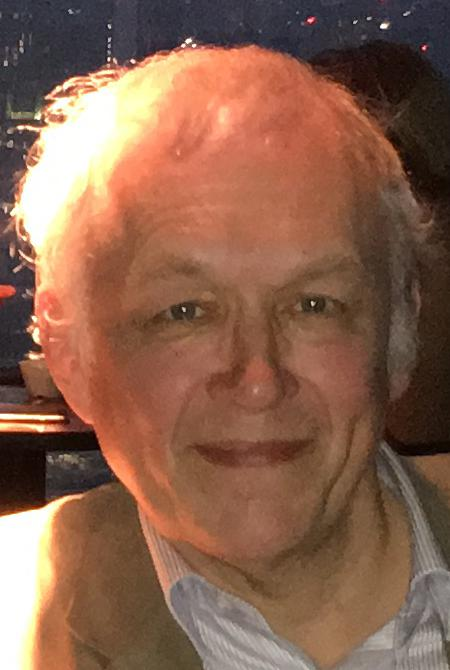
#> input picture Level 3/12 Scientific Libraries/04 SciKitImage/images/chris.jpg, 450 x 670 px, found by its file name
$ jupyter execute --allow-errors B08_SciKitImage.ipynb
#> lines starting #> are read from the running program, lines starting #| are printed output that depends on the picture
<div style="color:red;background-color:black">
Diamond Light Source
<br style="color:red;background-color:antiquewhite"><h1>Python Libraries: SciKitImage</h1>

©2000-23 Chris Seddon
</div>

## 1
SciKitImage is a library that performs a number of image processing transformations on images.  All images, once read into memory are stored as Numpy arrays.  Images can be full color or monochrome.

To get the feel of what an image looks like in memory, consider the following Numpy array:

[cell 1]
import numpy as np
import matplotlib.pyplot as plt
plt.subplots(dpi=72*2)

data = np.array(
      [[ 25,  30,  35,  40,  45,  50,  55,  60,  65,  70,  75,  80,  85,  90,  95, 100, 105, 110, 115, 120],
       [ 30,  36,  42,  48,  54,  60,  66,  72,  78,  84,  90,  96, 102, 108, 114, 120, 126, 132, 138, 144],
       [ 35,  42,  49,  56,  63,  70,  77,  84,  91,  98, 105, 112, 119, 126, 133, 140, 147, 154, 161, 168],
       [ 40,  48,  56,  64,  72,  80,  88,  96, 104, 112, 120, 128, 136, 144, 152, 160, 168, 176, 184, 192],
       [ 45,  54,  63,  72,  81,  90,  99, 108, 117, 126, 135, 144, 153, 162, 171, 180, 189, 198, 207, 216],
       [ 50,  60,  70,  80,  90, 100, 110, 120, 130, 140, 150, 160, 170, 180, 190, 200, 210, 220, 230, 240],
       [ 55,  66,  77,  88,  99, 110, 121, 132, 143, 154, 165, 176, 187, 198, 209, 220, 231, 242, 253,   8],
       [ 60,  72,  84,  96, 108, 120, 132, 144, 156, 168, 180, 192, 204, 216, 228, 240, 252,   8,  20,  32],
       [ 65,  78,  91, 104, 117, 130, 143, 156, 169, 182, 195, 208, 221, 234, 247,   4,  17,  30,  43,  56],
       [ 70,  84,  98, 112, 126, 140, 154, 168, 182, 196, 210, 224, 238, 252,  10,  24,  38,  52,  66,  80],
       [ 75,  90, 105, 120, 135, 150, 165, 180, 195, 210, 225, 240, 255,  14,  29,  44,  59,  74,  89, 104],
       [ 80,  96, 112, 128, 144, 160, 176, 192, 208, 224, 240,   0,  16,  32,  48,  64,  80,  96, 112, 128],
       [ 85, 102, 119, 136, 153, 170, 187, 204, 221, 238, 255,  16,  33,  50,  67,  84, 101, 118, 135, 152],
       [ 90, 108, 126, 144, 162, 180, 198, 216, 234, 252,  14,  32,  50,  68,  86, 104, 122, 140, 158, 176],
       [ 95, 114, 133, 152, 171, 190, 209, 228, 247,  10,  29,  48,  67,  86, 105, 124, 143, 162, 181, 200],
       [100, 120, 140, 160, 180, 200, 220, 240,   4,  24,  44,  64,  84, 104, 124, 144, 164, 184, 204, 224],
       [105, 126, 147, 168, 189, 210, 231, 252,  17,  38,  59,  80, 101, 122, 143, 164, 185, 206, 227, 248],
       [110, 132, 154, 176, 198, 220, 242,   8,  30,  52,  74,  96, 118, 140, 162, 184, 206, 228, 250,  16],
       [115, 138, 161, 184, 207, 230, 253,  20,  43,  66,  89, 112, 135, 158, 181, 204, 227, 250,  17,  40],
       [120, 144, 168, 192, 216, 240,   8,  32,  56,  80, 104, 128, 152, 176, 200, 224, 248,  16,  40,  64]])
plt.imshow(data, cmap="gray")
plt.show()
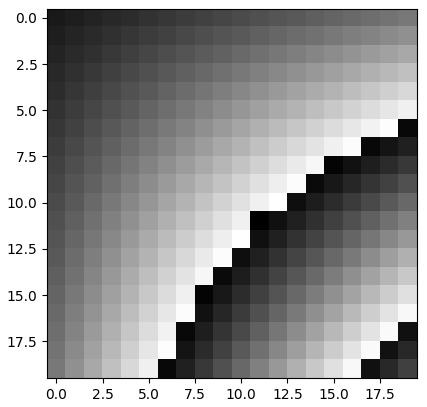
#> figure drawn by matplotlib, 1 panel

## 2
We've use MatPlotLib to display the image.  Note that MatPlotLib always uses a colormap when displayinh images and this gives false colors unless we use the "gray" colormap.

As you can see, the pixels have a value between 0 and 255 to represent color, with:
* black is 0
* white is 255

Images can also be represented as floats between 0.0 and 1.0.  Here is the same image using floats:

[cell 2]
import numpy as np
import matplotlib.pyplot as plt
plt.subplots(dpi=72*2)

data = np.array(
      [[0.1 , 0.12, 0.14, 0.16, 0.18, 0.2 , 0.21, 0.23, 0.25, 0.27, 0.29, 0.31, 0.33, 0.35, 0.37, 0.39, 0.41, 0.43, 0.45, 0.47],
       [0.12, 0.14, 0.16, 0.19, 0.21, 0.23, 0.26, 0.28, 0.3 , 0.33, 0.35, 0.38, 0.4 , 0.42, 0.45, 0.47, 0.49, 0.52, 0.54, 0.56],
       [0.14, 0.16, 0.19, 0.22, 0.25, 0.27, 0.3 , 0.33, 0.36, 0.38, 0.41, 0.44, 0.46, 0.49, 0.52, 0.55, 0.57, 0.6 , 0.63, 0.66],
       [0.16, 0.19, 0.22, 0.25, 0.28, 0.31, 0.34, 0.38, 0.41, 0.44, 0.47, 0.5 , 0.53, 0.56, 0.59, 0.62, 0.66, 0.69, 0.72, 0.75],
       [0.18, 0.21, 0.25, 0.28, 0.32, 0.35, 0.39, 0.42, 0.46, 0.49, 0.53, 0.56, 0.6 , 0.63, 0.67, 0.7 , 0.74, 0.77, 0.81, 0.84],
       [0.2 , 0.23, 0.27, 0.31, 0.35, 0.39, 0.43, 0.47, 0.51, 0.55, 0.59, 0.62, 0.66, 0.7 , 0.74, 0.78, 0.82, 0.86, 0.9 , 0.94],
       [0.21, 0.26, 0.3 , 0.34, 0.39, 0.43, 0.47, 0.52, 0.56, 0.6 , 0.64, 0.69, 0.73, 0.77, 0.82, 0.86, 0.9 , 0.95, 0.99, 0.03],
       [0.23, 0.28, 0.33, 0.38, 0.42, 0.47, 0.52, 0.56, 0.61, 0.66, 0.7 , 0.75, 0.8 , 0.84, 0.89, 0.94, 0.98, 0.03, 0.08, 0.12],
       [0.25, 0.3 , 0.36, 0.41, 0.46, 0.51, 0.56, 0.61, 0.66, 0.71, 0.76, 0.81, 0.86, 0.91, 0.96, 0.02, 0.07, 0.12, 0.17, 0.22],
       [0.27, 0.33, 0.38, 0.44, 0.49, 0.55, 0.6 , 0.66, 0.71, 0.77, 0.82, 0.88, 0.93, 0.98, 0.04, 0.09, 0.15, 0.2 , 0.26, 0.31],
       [0.29, 0.35, 0.41, 0.47, 0.53, 0.59, 0.64, 0.7 , 0.76, 0.82, 0.88, 0.94, 1.  , 0.05, 0.11, 0.17, 0.23, 0.29, 0.35, 0.41],
       [0.31, 0.38, 0.44, 0.5 , 0.56, 0.62, 0.69, 0.75, 0.81, 0.88, 0.94, 0.  , 0.06, 0.12, 0.19, 0.25, 0.31, 0.38, 0.44, 0.5 ],
       [0.33, 0.4 , 0.46, 0.53, 0.6 , 0.66, 0.73, 0.8 , 0.86, 0.93, 1.  , 0.06, 0.13, 0.2 , 0.26, 0.33, 0.39, 0.46, 0.53, 0.59],
       [0.35, 0.42, 0.49, 0.56, 0.63, 0.7 , 0.77, 0.84, 0.91, 0.98, 0.05, 0.12, 0.2 , 0.27, 0.34, 0.41, 0.48, 0.55, 0.62, 0.69],
       [0.37, 0.45, 0.52, 0.59, 0.67, 0.74, 0.82, 0.89, 0.96, 0.04, 0.11, 0.19, 0.26, 0.34, 0.41, 0.48, 0.56, 0.63, 0.71, 0.78],
       [0.39, 0.47, 0.55, 0.62, 0.7 , 0.78, 0.86, 0.94, 0.02, 0.09, 0.17, 0.25, 0.33, 0.41, 0.48, 0.56, 0.64, 0.72, 0.8 , 0.88],
       [0.41, 0.49, 0.57, 0.66, 0.74, 0.82, 0.9 , 0.98, 0.07, 0.15, 0.23, 0.31, 0.39, 0.48, 0.56, 0.64, 0.72, 0.8 , 0.89, 0.97],
       [0.43, 0.52, 0.6 , 0.69, 0.77, 0.86, 0.95, 0.03, 0.12, 0.2 , 0.29, 0.38, 0.46, 0.55, 0.63, 0.72, 0.8 , 0.89, 0.98, 0.06],
       [0.45, 0.54, 0.63, 0.72, 0.81, 0.9 , 0.99, 0.08, 0.17, 0.26, 0.35, 0.44, 0.53, 0.62, 0.71, 0.8 , 0.89, 0.98, 0.07, 0.16],
       [0.47, 0.56, 0.66, 0.75, 0.84, 0.94, 0.03, 0.12, 0.22, 0.31, 0.41, 0.5 , 0.59, 0.69, 0.78, 0.88, 0.97, 0.06, 0.16, 0.25]])
plt.imshow(data, cmap="gray")
plt.show()

## 3
Color images are more complicated.  In this case each pixel has a value for the red, green and blue component.  Again values are in the range 0 to 255 or 0.0 to 1.0.

Here is a 10 x 10 color array:

[cell 3]
import numpy as np
import matplotlib.pyplot as plt
plt.subplots(dpi=72*2)

data = np.array(
[
    [[ 25, 50, 75],[ 30, 60, 90],[ 35, 70,105],[ 40, 80,120],[ 45, 90,135],[ 50,100,150],[ 55,110,165],[ 60,120,180],[ 65,130,195],[ 70,140,210]],
    [[ 30, 60, 90],[ 36, 72,108],[ 42, 84,126],[ 48, 96,144],[ 54,108,162],[ 60,120,180],[ 66,132,198],[ 72,144,216],[ 78,156,234],[ 84,168,252]],
    [[ 35, 70,105],[ 42, 84,126],[ 49, 98,147],[ 56,112,168],[ 63,126,189],[ 70,140,210],[ 77,154,231],[ 84,168,252],[ 91,182, 17],[ 98,196, 38]],
    [[ 40, 80,120],[ 48, 96,144],[ 56,112,168],[ 64,128,192],[ 72,144,216],[ 80,160,240],[ 88,176,  8],[ 96,192, 32],[104,208, 56],[112,224, 80]],
    [[ 45, 90,135],[ 54,108,162],[ 63,126,189],[ 72,144,216],[ 81,162,243],[ 90,180, 14],[ 99,198, 41],[108,216, 68],[117,234, 95],[126,252,122]],
    [[ 50,100,150],[ 60,120,180],[ 70,140,210],[ 80,160,240],[ 90,180, 14],[100,200, 44],[110,220, 74],[120,240,104],[130,  4,134],[140, 24,164]],
    [[ 55,110,165],[ 66,132,198],[ 77,154,231],[ 88,176,  8],[ 99,198, 41],[110,220, 74],[121,242,107],[132,  8,140],[143, 30,173],[154, 52,206]],
    [[ 60,120,180],[ 72,144,216],[ 84,168,252],[ 96,192, 32],[108,216, 68],[120,240,104],[132,  8,140],[144, 32,176],[156, 56,212],[168, 80,248]],
    [[ 65,130,195],[ 78,156,234],[ 91,182, 17],[104,208, 56],[117,234, 95],[130,  4,134],[143, 30,173],[156, 56,212],[169, 82,251],[182,108, 34]],
    [[ 70,140,210],[ 84,168,252],[ 98,196, 38],[112,224, 80],[126,252,122],[140, 24,164],[154, 52,206],[168, 80,248],[182,108, 34],[196,136, 76]],
])
plt.imshow(data, cmap="gray")
plt.show()
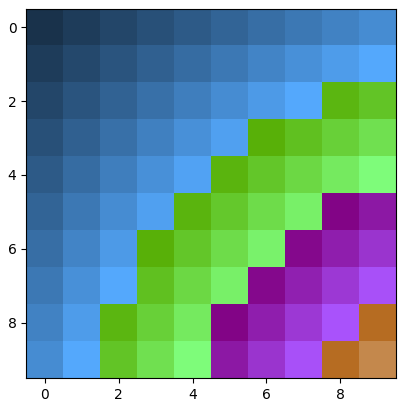
#> figure drawn by matplotlib, 1 panel

## 4
Color images can also contain a transparency factor.  This is added to the RGB value for each pixel.  In this example I've set it to 200 for the top left pixels and 100 everywhere else:

[cell 4]
import numpy as np
import matplotlib.pyplot as plt
plt.subplots(dpi=72*2)

data = np.array(
[
    [[ 25, 50, 75,200],[ 30, 60, 90,200],[ 35, 70,105,200],[ 40, 80,120,200],[ 45, 90,135,200],[ 50,100,150,200],[ 55,110,165,100],[ 60,120,180,100],[ 65,130,195,100],[ 70,140,210,100]],
    [[ 30, 60, 90,200],[ 36, 72,108,200],[ 42, 84,126,200],[ 48, 96,144,200],[ 54,108,162,200],[ 60,120,180,200],[ 66,132,198,100],[ 72,144,216,100],[ 78,156,234,100],[ 84,168,252,100]],
    [[ 35, 70,105,200],[ 42, 84,126,200],[ 49, 98,147,200],[ 56,112,168,200],[ 63,126,189,200],[ 70,140,210,200],[ 77,154,231,100],[ 84,168,252,100],[ 91,182, 17,100],[ 98,196, 38,100]],
    [[ 40, 80,120,200],[ 48, 96,144,200],[ 56,112,168,200],[ 64,128,192,200],[ 72,144,216,200],[ 80,160,240,200],[ 88,176,  8,100],[ 96,192, 32,100],[104,208, 56,100],[112,224, 80,100]],
    [[ 45, 90,135,200],[ 54,108,162,200],[ 63,126,189,200],[ 72,144,216,200],[ 81,162,243,200],[ 90,180, 14,200],[ 99,198, 41,100],[108,216, 68,100],[117,234, 95,100],[126,252,122,100]],
    [[ 50,100,150,200],[ 60,120,180,200],[ 70,140,210,200],[ 80,160,240,200],[ 90,180, 14,200],[100,200, 44,200],[110,220, 74,100],[120,240,104,100],[130,  4,134,100],[140, 24,164,100]],
    [[ 55,110,165,100],[ 66,132,198,100],[ 77,154,231,100],[ 88,176,  8,100],[ 99,198, 41,100],[110,220, 74,100],[121,242,107,100],[132,  8,140,100],[143, 30,173,100],[154, 52,206,100]],
    [[ 60,120,180,100],[ 72,144,216,100],[ 84,168,252,100],[ 96,192, 32,100],[108,216, 68,100],[120,240,104,100],[132,  8,140,100],[144, 32,176,100],[156, 56,212,100],[168, 80,248,100]],
    [[ 65,130,195,100],[ 78,156,234,100],[ 91,182, 17,100],[104,208, 56,100],[117,234, 95,100],[130,  4,134,100],[143, 30,173,100],[156, 56,212,100],[169, 82,251,100],[182,108, 34,100]],
    [[ 70,140,210,100],[ 84,168,252,100],[ 98,196, 38,100],[112,224, 80,100],[126,252,122,100],[140, 24,164,100],[154, 52,206,100],[168, 80,248,100],[182,108, 34,100],[196,136, 76,100]],
])
plt.imshow(data, cmap="gray")
plt.show()
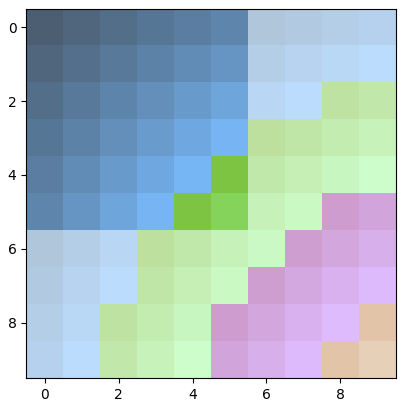
#> figure drawn by matplotlib, 1 panel

## 5
Now lets work with a real monochrome image of rice grains.  We'll use PIL to read the image into memory and then convert to Numpy array of int:

[cell 5]
import numpy as np
import PIL.Image
import matplotlib.pyplot as plt
plt.subplots(dpi=72*2)

#> (the rest of this cell did not finish here and is left out)

## 6
The idea is to count the number of grains of rice in this image.

Although the rice image looks monochrome it is actually a color image with the red, green and blue values equal for any particular pixel.  Let's print the shape of the Numpy array and look at a slice of the image to confirm this:

#> (a cell that did not finish here is left out)

## 7
SciKitImage works with true monochrome images.  In our case we can simply choose one of the three color channels to form our monochrome image.  It doesn't matter which one as they are all identical.  I'll choose the red channel:

#> (a cell that did not finish here is left out)

## 8
To simplify the analysis we will convert the image into black and white.  What we have to do is look at each pixel in turn and decide if it is above a threshold.  If it is then change it to white, but otherwise change it to black.

After playing around with the image, I found 120 was a good value to use as the threshold.  We can use Numpy's indexing ability to perform the transformation to black and white:

[cell 8]
import numpy as np
import PIL.Image
import matplotlib.pyplot as plt
plt.subplots(dpi=72*2)

def toBlackAndWhite(image, threshold):
    image[ image[:,:] <= threshold ] = 0
    image[ image[:,:]  > threshold ] = 255
#> (the rest of this cell did not finish here and is left out)

## 9
You'll notice this generates some speckle.  SciKitImage has an algorithm to remove it, but we have to "label" the image before we can use any SciKitImage algorithms.

To see what "label" does we'll look at part of the image after the speckle is removed and inspect the underlying Numpy array.  Note that:<pre>morphology.remove_small_objects(labelled)</pre>
corrupts the labelling, so we have to reapply labelling after calling "remove_small_objects".

[cell 9]
import skimage.measure as measure
import skimage.morphology as morphology
plt.subplots(dpi=72*2)

#> (the rest of this cell did not finish here and is left out)

## 10
So labelling uses the white pixels to identify grains of rice.  In the part of the image shown above, we are seeing a small part of rice grain 14 and most of grain 17.

The colors displayed in the plot are dependent of the colormap "cool".  Of course the labelling extends across the entire array and we can now determine how many rice grains there are by looking at the largest value in the array:

[cell 10]
import skimage.measure as measure
import skimage.morphology as morphology
plt.subplots(dpi=72*2)

#> (the rest of this cell did not finish here and is left out)

## 11
The labelling not only identifies each grain of rice, but by counting the pixels of a given label we can determine its size.  SciKitImage will do this for us using:
<pre>skimage.measure.regionprops(labelled)</pre>
While calculating the size of each grain, SciKitImage also calculates the position of the surrounding rectangle and its centroid.

We can add all this information to the image:

[cell 11]
import skimage.measure as measure
import skimage.morphology as morphology
plt.subplots(dpi=72*2)

#> (the rest of this cell did not finish here and is left out)

## 12
Rice grain 85 is an interesting object.  Let's look more closely at that part of the image:

[cell 12]
import skimage.measure as measure
import skimage.morphology as morphology
import scipy.ndimage as nd

plt.subplots(dpi=72*2)
top = 350
bottom = 450
left = 100
right = 200
#> (the rest of this cell did not finish here and is left out)

## 13
Grain 85 has a hole in it.  We can use:<pre>scipy.ndimage.binary_fill_holes</pre>to fill in holes like this:

[cell 13]
import skimage.measure as measure
import skimage.morphology as morphology
import scipy.ndimage as nd

plt.subplots(dpi=72*2)
#> (the rest of this cell did not finish here and is left out)

## 14
SciKitImage has many other algorithms that can be applied to different image types.
One of the more interesting algorithms is edge detection.  The following edge detection algorithm was developed by John F. Canny in 1986.

For starters we need an image:

[cell 14]
import numpy as np
import PIL.Image
import matplotlib.pyplot as plt
# import PIL.Image as Image
# import PIL.ImageDraw as ImageDraw

plt.subplots(dpi=72*2)
image = PIL.Image.open("data/images/chris.jpg")
#> image is the input picture: PIL image 450x670 RGB; mean R, G, B 136.9, 97.4, 77.2
plt.imshow(image, cmap=plt.cm.gray)
plt.show()

## 16
This is obviously a color image, but our algorithm requires a monochrome image.  Let's use PIL to perform the conversion (it takes a weighted averaged of the RGB values):

[cell 15]
import numpy as np
import PIL.Image
import matplotlib.pyplot as plt
plt.subplots(dpi=72*2)

image = PIL.Image.open("data/images/chris.jpg")

image = image.convert('L')
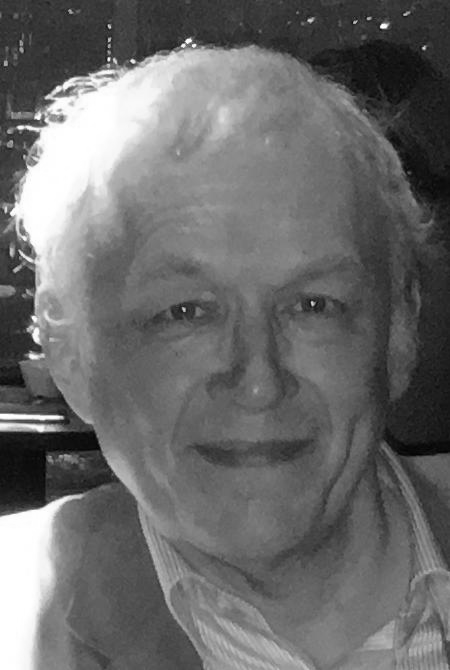
#> image: PIL image 450x670 L; min 2, max 255, mean 106.9
image = np.asarray(image, dtype="int32")
#> image: shape (670, 450) int32
plt.imshow(image, cmap=plt.cm.gray) #    plt.show()
print(f"Image Shape = {image.shape}")
#| Image Shape = (670, 450)

## 17
According to the docs:

"The Canny filter is a multi-stage edge detector. It uses a filter based on the derivative of a Gaussian in order to compute the intensity of the gradients.The Gaussian reduces the effect of noise present in the image. Then, potential edges are thinned down to 1-pixel curves by removing non-maximum pixels of the gradient magnitude. Finally, edge pixels are kept or removed using hysteresis thresholding on the gradient magnitude.

The Canny has three adjustable parameters: the width of the Gaussian (the noisier the image, the greater the width), and the low and high threshold for the hysteresis thresholding."

Now let's apply the Canny algorithm.  The algorithm depends on the 3 parameters:

* sigma
* low_threshold
* high_threshold

[cell 16]
import skimage.feature
plt.subplots(dpi=72*2)

σ = 1
edges = skimage.feature.canny(image, sigma=σ, low_threshold=10, high_threshold=20)
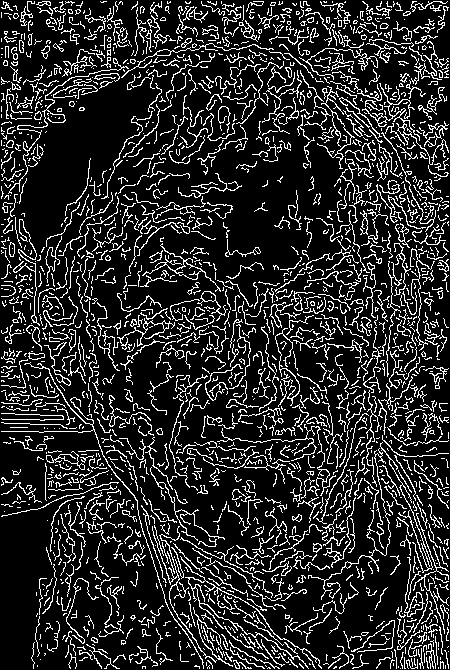
#> edges: shape (670, 450) bool; 16.4% white in thin lines or dots
plt.imshow(edges, cmap=plt.cm.gray)
plt.show()

## 18
Looks as though we've made a bad choice of these parameters.  After some trial and error I came up with the following:

[cell 17]
import skimage.feature
plt.subplots(dpi=72*2)

σ = 2
edges = skimage.feature.canny(image, sigma=σ, low_threshold=27, high_threshold=30)
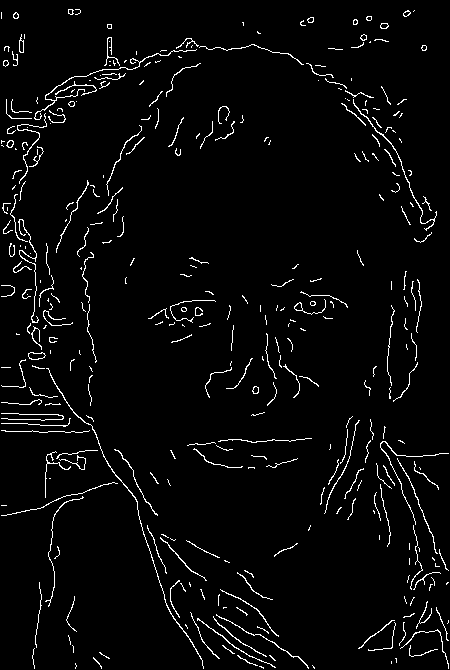
#> edges: shape (670, 450) bool; 3.4% white in thin lines or dots
plt.imshow(edges, cmap=plt.cm.gray)
plt.show()

## 19
Much better!

The Canny edge detection is also used with other algorithms such as the Hough transformation.

The Hough transformation was originally developed to detect straight lines, but can also be used with other shapes.  Originally invented for machine analysis of bubble chamber photographs (Hough, 1959) the algorithm was enhanced by Richard Duda and Peter Hart in 1972.

We'll use the Hough transformation to detect tablets in the following photograph.  The transformation is applied after edge detection (in our case using Canny):

[cell 18]
import PIL.Image
import matplotlib.pyplot as plt
plt.subplots(dpi=72*2)

tablets = PIL.Image.open("data/images/tablets.jpg")
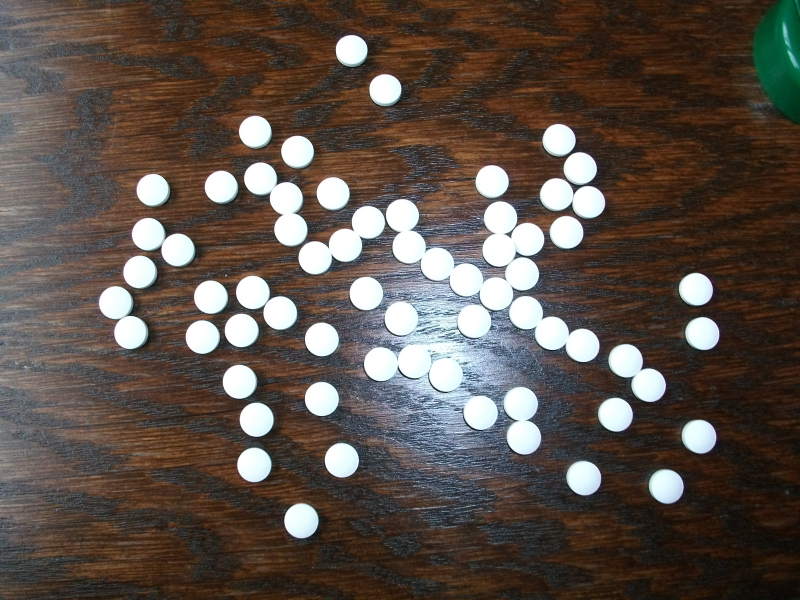
#> input picture Level 2B/13 Scientific Python/OpenCV/images/tablets.jpg, 1600 x 1200 px, found by its file name (shown at 1/2 size)
#> tablets is the input picture: PIL image 1600x1200 RGB; mean R, G, B 91.8, 81, 73.7
#> (the rest of the program and of its run is left out)
